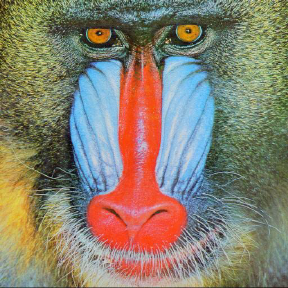
#> input picture Imagen_test/mandrill_colour.png, 288 x 288 px, found by its file name
$ jupyter execute --allow-errors Procesamiento_de_imagenes.ipynb   (shell and % lines are left out)
#> lines starting #> are read from the running program, lines starting #| are printed output that depends on the picture
# Procesamiento digital de imágenes

## Objetivo

En este curso se enseñaran las diversas técnicas del procesamiento de imagen para realce, segmentación, interpretación y reconocimiento de imagen.  Esta herramientas son la base para aplicaciones de visión artificial.

# Introducción

### Imagen

Una imagen (del latín imago) es una representación visual, que manifiesta la apariencia visual de un objeto real o imaginario. Aunque el término suele entenderse como sinónimo de representación visual, también se aplica como extensión para otros tipos de percepción, como imágenes auditivas, olfativas, táctiles, sinestesias, etc. Las imágenes que la persona no percibe sino que vive interiormente, se las denominan imágenes mentales, mientras que las que representan visualmente un objeto mediante técnicas diferentes, se las designa como imágenes creadas, (o bien, imágenes reproducidas). Algunas de ellas son el dibujo, el diseño, la pintura, la fotografía o el vídeo, entre otras.

### Señal
Una señal se define como cualquier magnitud física que varía con el tiempo, el espacio o cualquier otra variable
o variables independientes. Matemáticamente, describimos una señal como una función de una o más variables
independientes. Por ejemplo, la función

<center> $s1(t) = 5t$ </center>

Una imagen se puede definir como una señal (digital) de mutidimencional (dimensión 2) y muticanal (3 canales).

<center>$I(x,y,t) = \begin{bmatrix} I_r(x,y,t)\\ I_g(x,y,t)\\ I_b(x,y,t) \end{bmatrix}$ </center>

### Imagen binaria

Una imagen binaria consta de 1 bit/píxel y, por lo tanto, solo puede tener dos colores posibles, es decir, blanco o negro.
El negro está representado por el valor 0 mientras que el 1 representa el blanco.

### Imagen en escala de grises

Una imagen en escala de grises consta de 8 bits por píxel. Esto significa que puede tener 256 sombras diferentes donde 0 píxeles representarán el color negro mientras 255 denota el blanco.

Por ejemplo, la imagen a continuación muestra una imagen en escala de grises representada en forma de matriz.

Imagen en color
Las imágenes en color se representan como una combinación de rojo, azul y verde, y todos los demás colores se pueden lograr mezclando estos colores primarios en las proporciones correctas.

### imagen color

Las imágenes en color se representan como una combinación de rojo, azul y verde, y todos los demás colores se pueden lograr mezclando estos colores primarios en las proporciones correctas.

Veamos la famosa imagen coloreada de un mandril que se ha citado en muchos ejemplos de procesamiento de imágenes.

Si comprobáramos la forma de la imagen de arriba, obtendríamos:

Esto significa que podemos representar la imagen de arriba en forma de una matriz tridimensional.

## Dependencias

[cell 1]
import numpy as np
import cv2
import matplotlib.pyplot as plt

## Dibujar en imágenes

### Imagen binaria
Para generar una imagen en blanco y negro, podemos iniciar creando una matrix de ceros y añadir lo pixeles blancos.

[cell 2]
import numpy as np
import matplotlib.pyplot as plt
imagen = np.zeros([8,11])
imagen [0,2] =1
imagen [0,8] =1
imagen [1,3] =1
imagen [1,7] =1
imagen [2,2:8] =1
imagen [3,1:3] =1
imagen [3,4:6] =1
imagen [3,7:9] =1
imagen [4,0:10] =1
imagen [5,0] =1
imagen [5,9] =1
imagen [5,3] =1
imagen [5,6] =1
imagen [6,4] =1
imagen [6,5] =1
imagen [6,0] =1
imagen [6,9] =1
plt.imshow(imagen)

[cell 3]
print(imagen)

## Leer Imagenes

Para poder importar imágenes en OpenCV hay que seguir los siguientes pasos:

1) Leer la imagen utilizando la función imread.

[cell 4]
img_raw = cv2.imread('Imagen_test\mandrill_colour.png')
#> img_raw is the input picture: shape (288, 288, 3); mean B, G, R 111.7, 128.6, 136
img_raw

2) Elegir el tipo y la forma de la matriz.

[cell 5]
type(img_raw)
img_raw.shape
#> Out = (288, 288, 3)

3) Ver la imagen

[cell 6]
plt.imshow(img_raw)

Lo que obtenemos como resultado es un poco diferente con respecto al color. Esperábamos una imagen de colores brillantes, pero lo que obtenemos es una imagen con cierto matiz azulado.

Eso sucede porque OpenCV y matplotlib tienen diferentes órdenes de colores primarios. Mientras que OpenCV lee imágenes en forma de BGR, matplotlib, por otro lado, sigue el orden RGB.

Por lo tanto, cuando leemos un archivo a través de OpenCV, lo leemos como si contuviera canales en el orden de azul, verde y rojo.

Sin embargo, cuando mostramos la imagen usando matplotlib, el canal rojo y el azul se intercambian y, de ahí, el tinte azul.

Para evitar este problema, transformaremos el canal a la forma en que matplotlib espera que se use la función cvtColor.

#> (a cell that did not finish here is left out)

### Guardar imágenes
Las imágenes se pueden guardar en el directorio de trabajo de la siguiente manera:

#> (a cell that did not finish here is left out)

### Imagen en grises

[cell 9]
img1 = cv2.imread('Imagen_test/gato1.jpg')
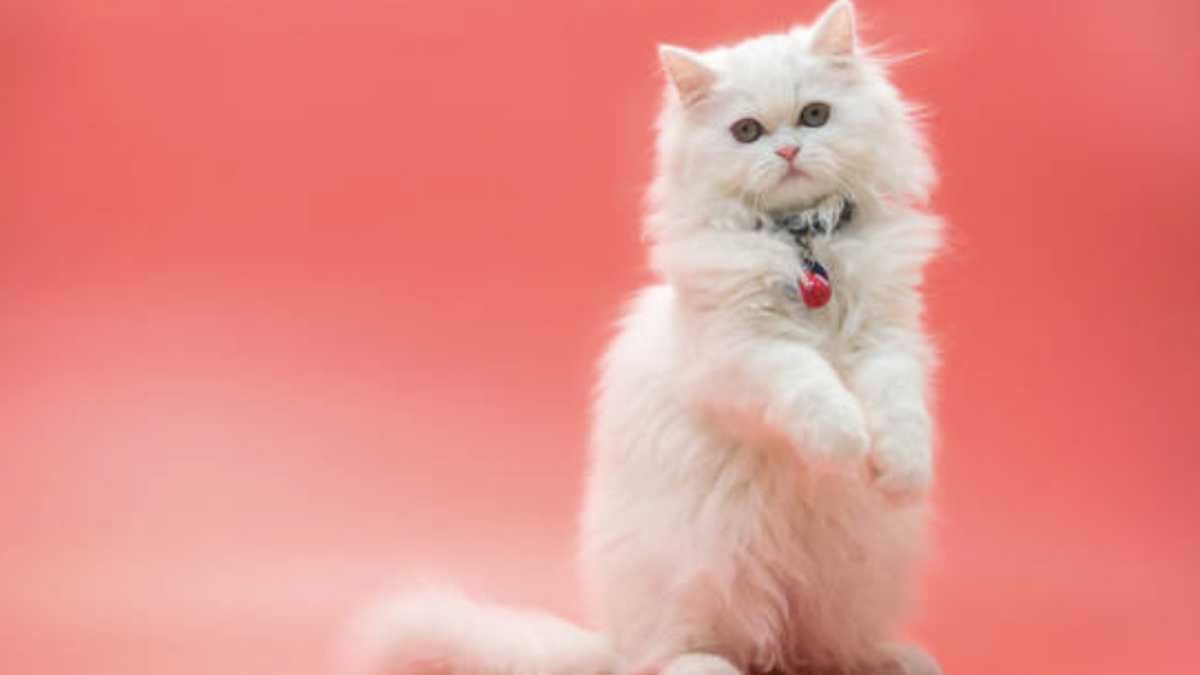
#> input picture Imagen_test/gato1.jpg, 1200 x 675 px
#> img1 is the input picture: shape (675, 1200, 3); mean B, G, R 136.6, 143, 230.1
img1=img1*1.0
grises=np.zeros(img1.shape)
grises= (img1[:,:,0] + img1[:,:,1]+img1[:,:,2])/3.0
plt.imshow(grises, cmap='gray')

### Línea recta

Dibujar una línea recta a través de una imagen requiere especificar los puntos, a través de los cuales pasará la línea.

#> (a cell that did not finish here is left out)

### Rectángulo

Para un rectángulo, necesitamos especificar las coordenadas superior izquierda e inferior derecha.

#> (a cell that did not finish here is left out)

### Círculo

Para un círculo, necesitamos pasar sus coordenadas centrales y el valor del radio. Dibujemos un círculo dentro del rectángulo dibujado arriba.

#> (a cell that did not finish here is left out)

### Escribir en imágenes
Agregar texto a las imágenes también es similar a dibujar formas en ellas.

La diferencia es que se debe especificar ciertos argumentos antes de hacerlo:

* *Texto* a escribir
* *Coordenadas del texto*. El texto en una imagen comienza desde la dirección inferior izquierda.
* *Tipo de fuente y escala.*
* *Otros atributos* como color, grosor y tipo de línea. Normalmente el tipo de línea que se usa es lineType = cv2.LINE_AA.

[cell 13]
font = cv2.FONT_HERSHEY_SIMPLEX
#> (the rest of this cell did not finish here and is left out)

[cell 14]
image_black = np.zeros(shape = (512,512,3), dtype=np.int16)
plt.imshow(image_black)
h=200
k=200
r=100
x=np.arange(0,512)
rt = r**2-(x-h)**2
#print(rt)
contador = 0
for i in rt:
    if i>0:
        y1 = np.sqrt(i)+k
        y2 = -1*np.sqrt(i)+k
        #print(contador,y)
        image_black[int(y1),contador]=255
        image_black[int(y2), contador]=255
    else:
        y = 0
    contador = contador +1
    #print(y)
plt.imshow(image_black)

Operaciones entre Imágenes
### Introducción
* La operación entre imágenes consiste en determinar el valor de un píxel P[i j] a partir de los píxeles P’[i,j] y P’’[i,j], donde P’ y P’’ son dos imágenes diferentes
* Consideraciones:
 - Operación directa píxel a píxel

 - Es necesario definir el área común entre las imágenes a trabajar (con alineación superior) imágenes a trabajar (con alineación superior)

 - Si una imagen es de menor dimensión que la otra se puede realizar la operación de otra, se puede realizar la operación de ambas imágenes en diferentes regiones

 - La operación entre imágenes se resume de forma general en el siguiente esquema forma general en el siguiente esquema


## La operación suma y resta entre imágenes

Consiste en fusionar los valores de 2 consiste en fusionar los valores de 2 imágenes de entrada. Sea x, y los pixeles de 2 imágenes A y B respectivamente
 <center>$f_1(x,y)= \left\lbrace\begin{array}{c} x+y, ~ x+y \geq 255 \\ 255 ~otro~caso \end{array}\right.$</center>

[cell 15]
import cv2

img1 = cv2.imread('Imagen_test/gato1.jpg')
dsize = (600, 300)
# cambiar el tamaño de la image
output = cv2.resize(img1, dsize)

img2 = cv2.imread('Imagen_test/fondo.jpg')
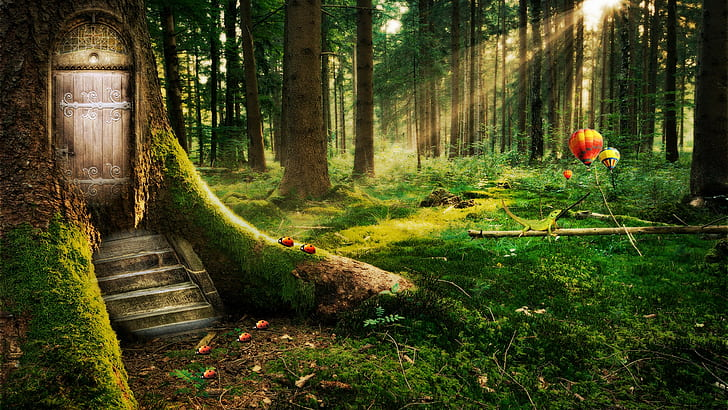
#> input picture Imagen_test/fondo.jpg, 728 x 410 px
#> img2 is the input picture: shape (410, 728, 3); mean B, G, R 31, 72.2, 68.5
# cambiar el tamaño de la image
output2 = cv2.resize(img2, dsize)

output = output.astype(np.int32)
output2 = output2.astype(np.int32)

suma = output + output2
suma[suma>255]=255

temp = suma[:,:,0].copy()
suma[:,:,0] = suma[:,:,2]
suma[:,:,2] = temp


plt.imshow(suma.astype(np.int16))

Otra forma de fusionar los valores de los pixeles es a través de la operación

<center>$f_2(x,y)= (x+y)/2 $</center>

[cell 16]
suma2 = (output + output2)/2

temp = suma2[:,:,0].copy()
suma2[:,:,0] = suma2[:,:,2]
suma2[:,:,2] = temp

plt.imshow(suma2.astype(np.int16))
print(np.max(suma2))
#| 250.0

# Fusión por combinación lineal
Otra forma de fusionar imágenes es establecer un establecer un “peso” a cada una de las peso” a cada una de las imágenes a fusionar:
<center>$f_3(x,y)= \alpha x+ \beta y,  \alpha + \beta = 1  $</center>

[cell 17]
alfa = 0.5
beta = 1 - alfa
suma3 = alfa * output + beta * output2

temp = suma3[:,:,0].copy()
suma3[:,:,0] = suma3[:,:,2]
suma3[:,:,2] = temp

plt.imshow(suma3.astype(np.int16))
print(np.max(suma3))
#| 250.0

## Resta entre imágenes
La resta entre imágenes es una operación similar a la suma con la diferencia de evitar similar a la suma, con la diferencia de evitar valores negativos en el resultado

Existen varios tipos de modelos:

   <center>$ f_4(x,y)= |x-y| $ </center>
   <center>$ f_5(x,y)= \left\lbrace\begin{array}{c} x-y, ~ x-y \geq 0 \\ 0 ~otro~caso \end{array}\right. $ </center>
   <center>$ f_6(x,y)= 255/2 + (x-y)/2 $ </center>

[cell 18]
img1r = cv2.imread('Imagen_test/resta1.jpg')
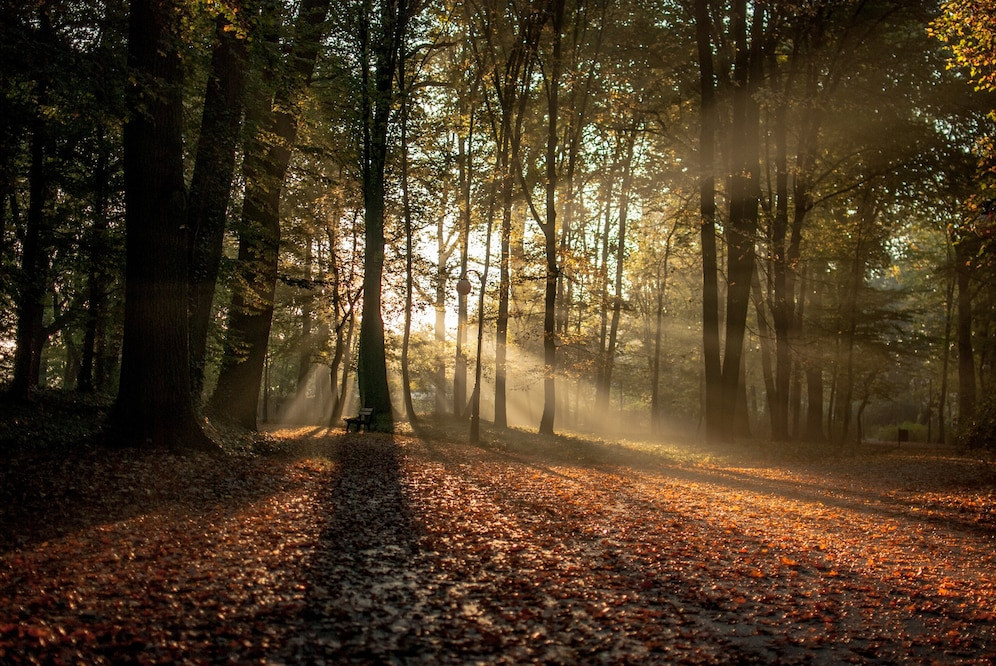
#> input picture Imagen_test/resta1.jpg, 996 x 666 px
#> img1r is the input picture: shape (666, 996, 3); mean B, G, R 36.1, 58.4, 76.8
plt.figure()
plt.imshow(img1r)
img2r = cv2.imread('Imagen_test/resta2.jpg')
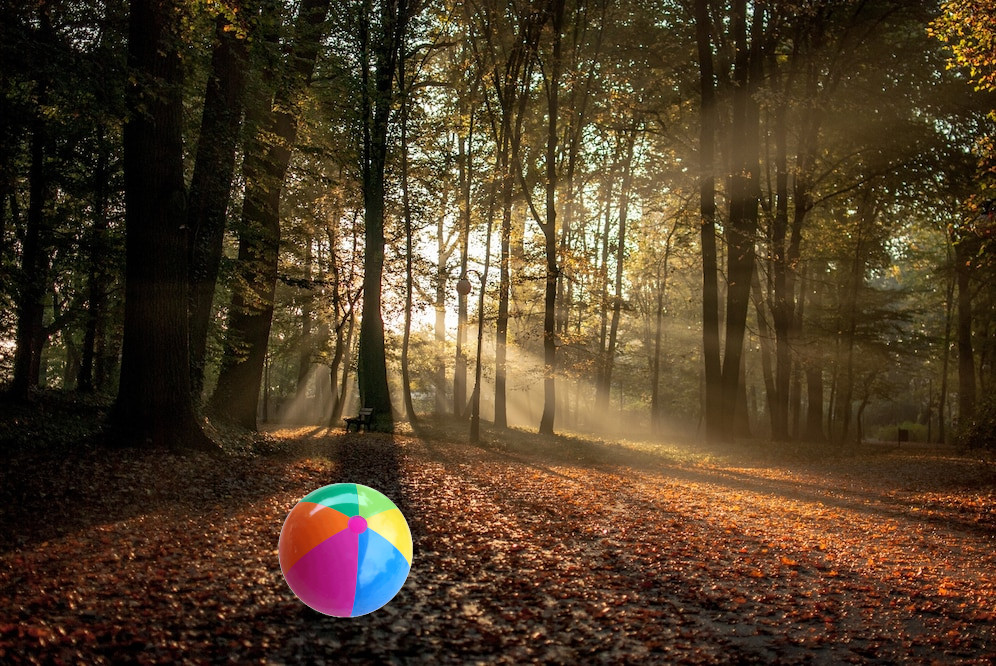
#> input picture Imagen_test/resta2.jpg, 996 x 666 px
#> img2r is the input picture: shape (666, 996, 3); mean B, G, R 38.5, 60.2, 79
plt.figure()
plt.imshow(img2r)

suma4 = np.abs(img1r - img2r)

temp = suma4[:,:,0].copy()
#> temp: shape (666, 996)
suma4[:,:,0] = suma4[:,:,2]
suma4[:,:,2] = temp
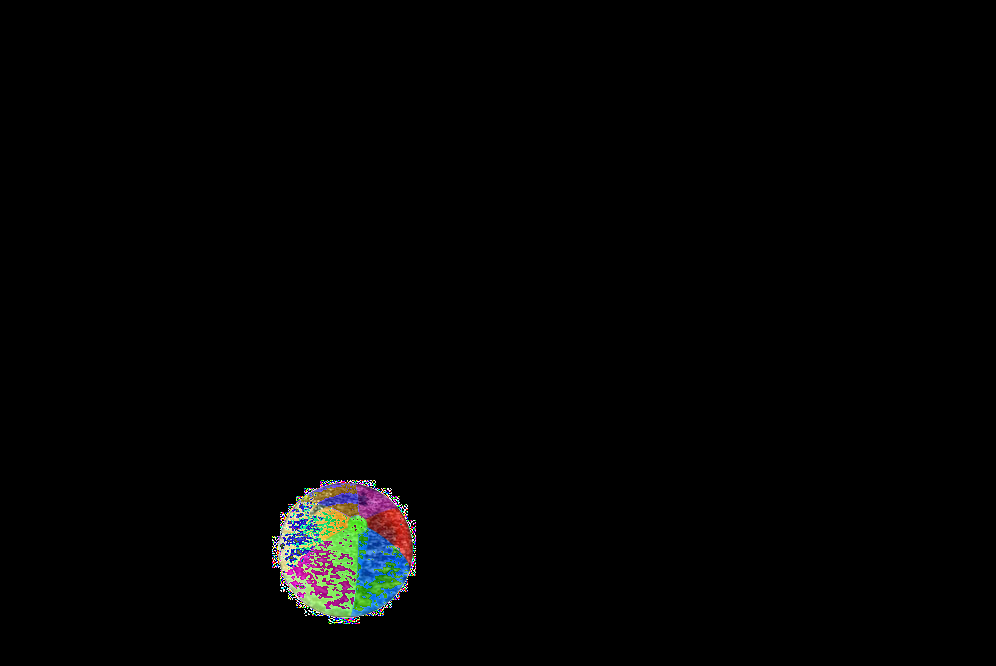
#> suma4: shape (666, 996, 3); mean B, G, R 3, 3.2, 3
plt.figure()
plt.imshow(suma4)

[cell 19]
suma5 = img1r - img2r
suma5[suma5<0]=0

temp = suma5[:,:,0].copy()
suma5[:,:,0] = suma5[:,:,2]
suma5[:,:,2] = temp

plt.imshow(suma5)

[cell 20]
suma6 = 255/2 + (img1r - img2r)/2
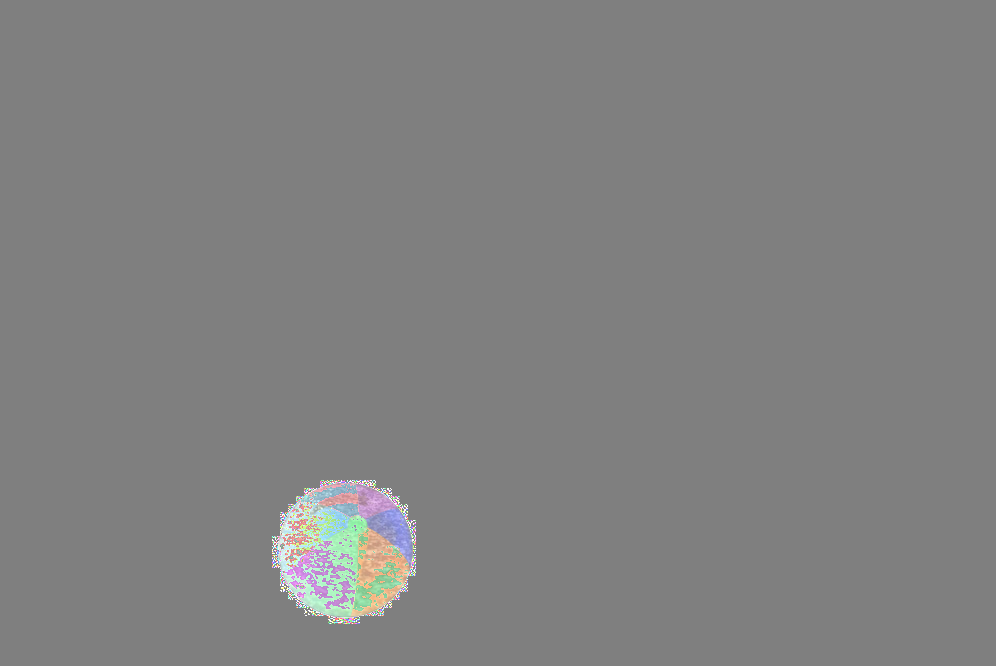
#> suma6: shape (666, 996, 3) float64; mean B, G, R 129, 129.1, 129

temp = suma6[:,:,0].copy()
suma6[:,:,0] = suma6[:,:,2]
suma6[:,:,2] = temp

plt.imshow(suma6.astype(np.int16))

## Multiplicación
La multiplicación entre imágenes da como resultado la fusión de dos imágenes en resultado la fusión de dos imágenes en
donde Función:

 <center>$ f_7 (x, y) = k * x* y $ </center>

x, y píxeles de las imágenes A y B de entrada

k, factor multiplicativo (k = 1/255)

[cell 21]
k=1/100

multiplicacion = k * output * output2

temp = multiplicacion[:,:,0].copy()
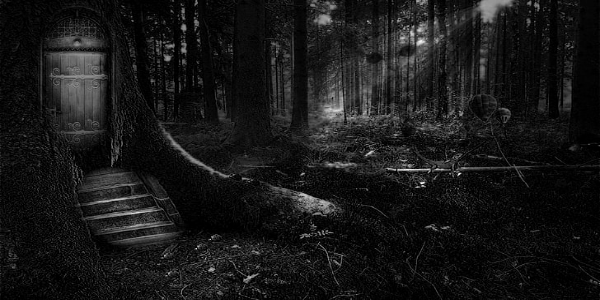
#> temp: shape (300, 600) float64; min 0, max 445.8, mean 42.2; drawn with min black and max white
multiplicacion[:,:,0] = multiplicacion[:,:,2]
multiplicacion[:,:,2] = temp
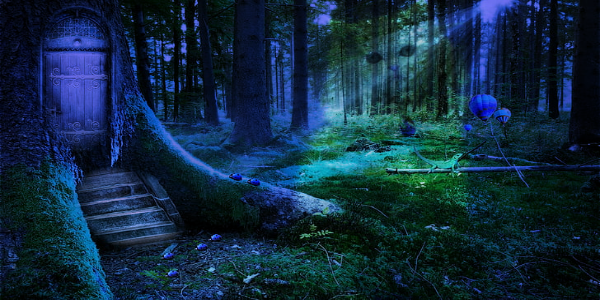
#> multiplicacion: shape (300, 600, 3) float64; mean B, G, R 157.5, 105.8, 42.2; drawn with min black and max white

plt.imshow(multiplicacion.astype(np.int16))
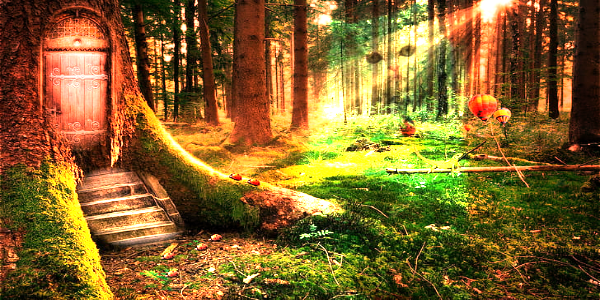
#> shown: shape (300, 600, 3); mean R, G, B 131.6, 100.4, 41.6

[cell 22]
img1m = cv2.imread('Imagen_test/multi1.jpg')
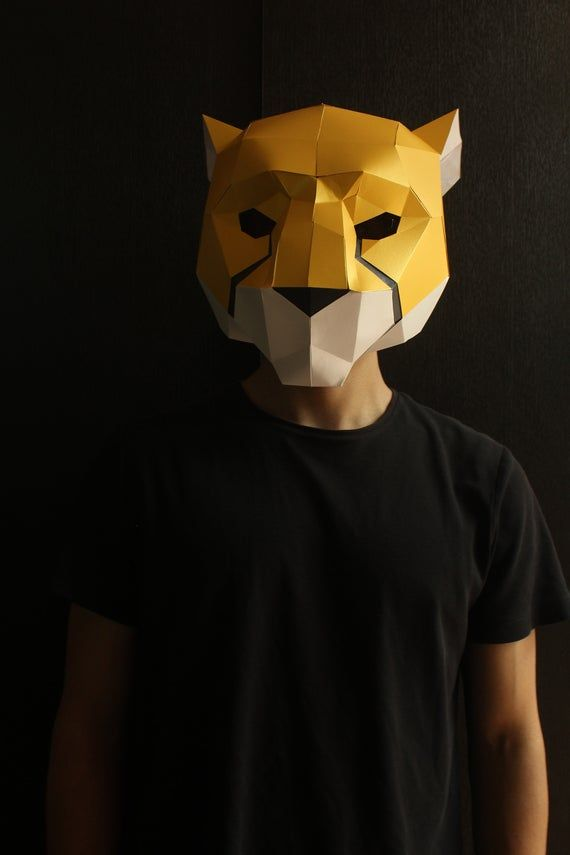
#> input picture Imagen_test/multi1.jpg, 570 x 855 px
#> img1m is the input picture: shape (855, 570, 3); mean B, G, R 15.4, 26.2, 33.3
plt.figure()
plt.imshow(img1m)
img2m = cv2.imread('Imagen_test/mascara1.jpg')
plt.figure()
#> (the rest of this cell did not finish here and is left out)
